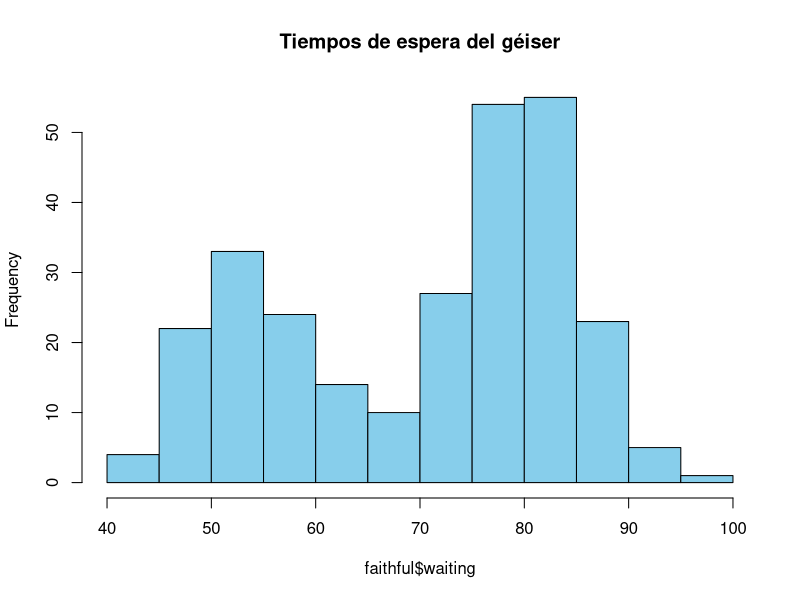

R code for this plot:
## ---- chunk 1
#| echo: false
hist(faithful$waiting, col = "skyblue",
     main = "Tiempos de espera del géiser")
## ---- chunk 2
x <- c(2, 4, 6, 8, 10)   # <1>
mean(x)                  # <2>
median(x)                # <3>
